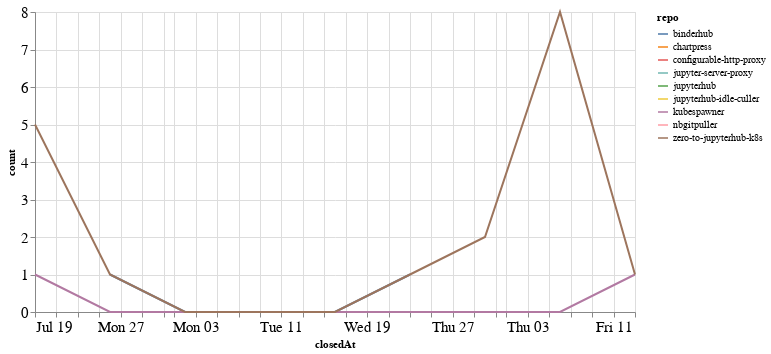

Here is the notebook cell this chart was saved with:
### Code cell
closed_by_time = closed_by.groupby('repo').resample('W', on='closedAt').count()['author'].reset_index()
closed_by_time = closed_by_time.rename(columns={'author': 'count'})

alt.Chart(closed_by_time, width=600).mark_line().encode(
    x='closedAt',
    y='count',
    color='repo',
    tooltip="repo"
)

### Figure 1 — Vega-Lite specification as saved in the notebook (floating-point values rounded to 4 significant figures)
{"config": {"axisLeft": {"labelFontSize": 15}, "axisBottom": {"labelFontSize": 15}}, "data": {"name": "data-3ff0ccd92f2645b47587bd008932f98d"}, "mark": "line", "encoding": {"color": {"type": "nominal", "field": "repo"}, "tooltip": {"type": "nominal", "field": "repo"}, "x": {"type": "temporal", "field": "closedAt"}, "y": {"type": "quantitative", "field": "count"}}, "width": 600, "$schema": "https://vega.github.io/schema/vega-lite/v4.8.1.json", "datasets": {"data-3ff0ccd92f2645b47587bd008932f98d": [{"repo": "binderhub", "closedAt": "2020-07-26T00:00:00", "count": 1}, {"repo": "binderhub", "closedAt": "2020-08-02T00:00:00", "count": 0}, {"repo": "binderhub", "closedAt": "2020-08-09T00:00:00", "count": 0}, {"repo": "binderhub", "closedAt": "2020-08-16T00:00:00", "count": 0}, {"repo": "binderhub", "closedAt": "2020-08-23T00:00:00", "count": 1}, {"repo": "chartpress", "closedAt": "2020-07-19T00:00:00", "count": 1}, {"repo": "configurable-http-proxy", "closedAt": "2020-08-30T00:00:00", "count": 1}, {"repo": "jupyter-server-proxy", "closedAt": "2020-08-02T00:00:00", "count": 1}, {"repo": "jupyterhub", "closedAt": "2020-08-23T00:00:00", "count": 1}, {"repo": "jupyterhub-idle-culler", "closedAt": "2020-08-23T00:00:00", "count": 1}, {"repo": "kubespawner", "closedAt": "2020-07-19T00:00:00", "count": 1}, {"repo": "kubespawner", "closedAt": "2020-07-26T00:00:00", "count": 0}, {"repo": "kubespawner", "closedAt": "2020-08-02T00:00:00", "count": 0}, {"repo": "kubespawner", "closedAt": "2020-08-09T00:00:00", "count": 0}, {"repo": "kubespawner", "closedAt": "2020-08-16T00:00:00", "count": 0}, {"repo": "kubespawner", "closedAt": "2020-08-23T00:00:00", "count": 0}, {"repo": "kubespawner", "closedAt": "2020-08-30T00:00:00", "count": 0}, {"repo": "kubespawner", "closedAt": "2020-09-06T00:00:00", "count": 0}, {"repo": "kubespawner", "closedAt": "2020-09-13T00:00:00", "count": 1}, {"repo": "nbgitpuller", "closedAt": "2020-08-02T00:00:00", "count": 4}, {"repo": "zero-to-jupyterhub-k8s", "closedAt": "2020-07-19T00:00:00", "count": 5}, {"repo": "zero-to-jupyterhub-k8s", "closedAt": "2020-07-26T00:00:00", "count": 1}, {"repo": "zero-to-jupyterhub-k8s", "closedAt": "2020-08-02T00:00:00", "count": 0}, {"repo": "zero-to-jupyterhub-k8s", "closedAt": "2020-08-09T00:00:00", "count": 0}, {"repo": "zero-to-jupyterhub-k8s", "closedAt": "2020-08-16T00:00:00", "count": 0}, {"repo": "zero-to-jupyterhub-k8s", "closedAt": "2020-08-23T00:00:00", "count": 1}, {"repo": "zero-to-jupyterhub-k8s", "closedAt": "2020-08-30T00:00:00", "count": 2}, {"repo": "zero-to-jupyterhub-k8s", "closedAt": "2020-09-06T00:00:00", "count": 8}, {"repo": "zero-to-jupyterhub-k8s", "closedAt": "2020-09-13T00:00:00", "count": 1}]}}
